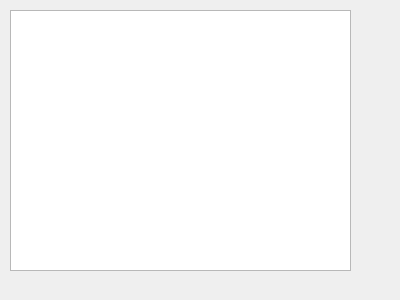
<?xml version="1.0" encoding="UTF-8"?>
<ui version="4.0">
 <class>EmployeeTable</class>
 <widget class="QWidget" name="EmployeeTable">
  <property name="geometry">
   <rect>
    <x>0</x>
    <y>0</y>
    <width>400</width>
    <height>300</height>
   </rect>
  </property>
  <property name="windowTitle">
   <string>Form</string>
  </property>
  <widget class="QTableView" name="tableView">
   <property name="geometry">
    <rect>
     <x>10</x>
     <y>10</y>
     <width>341</width>
     <height>261</height>
    </rect>
   </property>
  </widget>
 </widget>
 <resources/>
 <connections/>
</ui>
